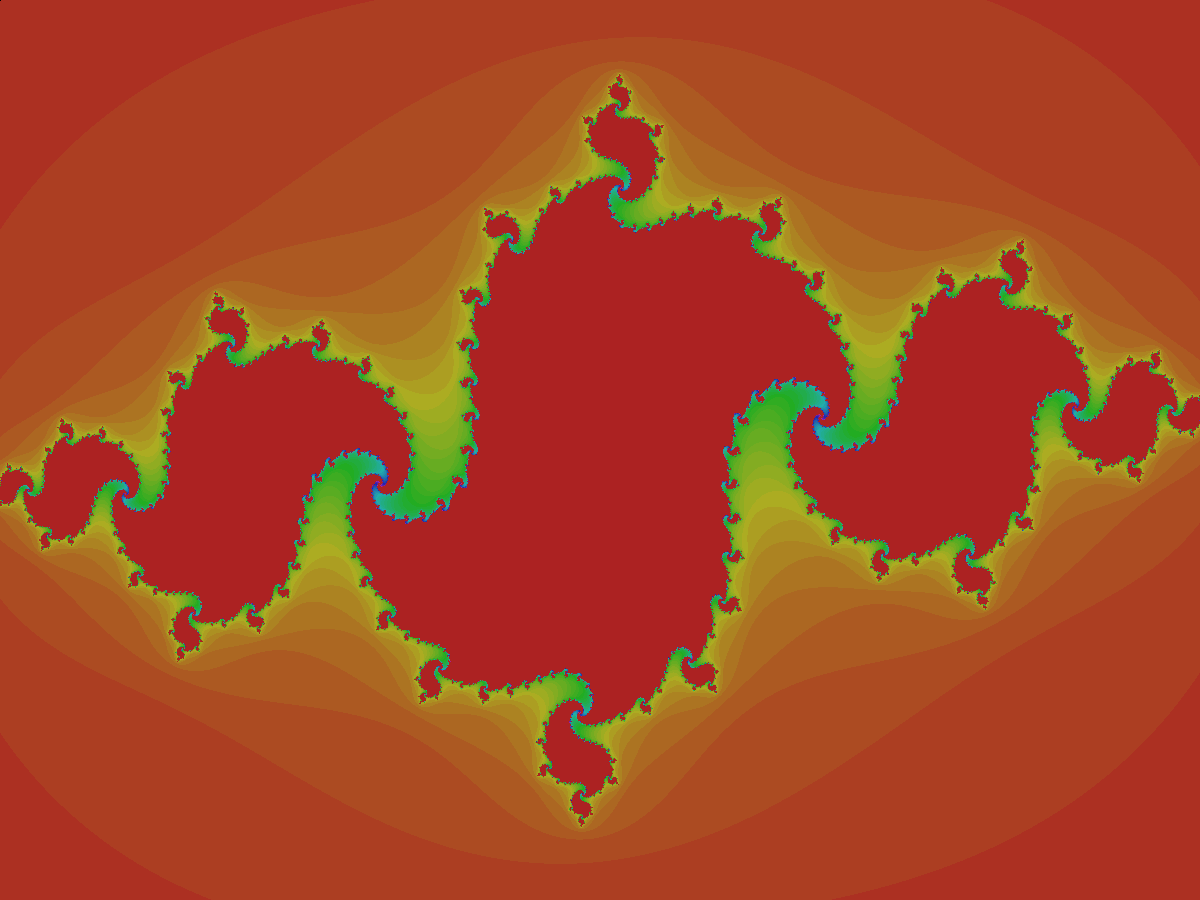
Frame 1 (no input)
Frame 60 (the mouse pressed at the canvas centre just before this capture): identical to frame 1, image omitted
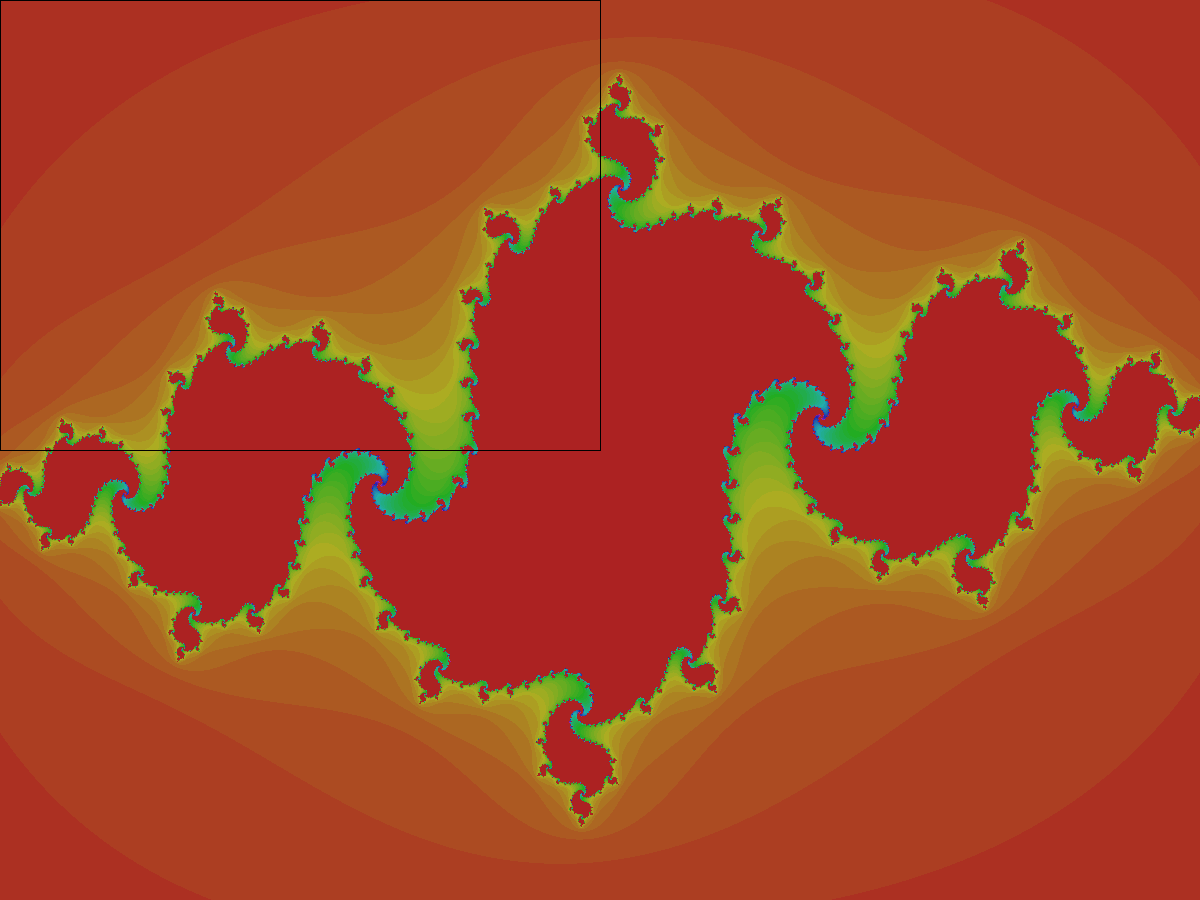
Frame 120 (the mouse held since frame 60 and released just before this capture)

The Processing sketch that drew these frames (run headless with seeded random() and noise(); from frame 60 on, the mouse is pressed at the canvas centre):

// Processing sketch: fractal001
// ── fractal001.pde
int k = 60;
Complex initC, initC2;
color[] colors;
JuliaFractal jf, jf2;
int mouseStartX, mouseStartY;
int mouseEndX, mouseEndY;
boolean bJuliaReady = false;
PGraphics pgJulia;
int mx = 1200;
int my = 900;

void setup()
{
  initC = new Complex(-0.85,0.156);
  //initC2 = new Complex(-1.485, 1.156);
  
  jf = new JuliaFractal(mx,my,-1.5,1.5,-1,1,initC);
  //jf2 = new JuliaFractal(mx/2,my,-1.5,1.5,-1,1,initC2);

  surface.setSize(mx,my);
  colors = new color[k+1];
  for(int i =0;i<=k;i++) {
    colors[i] = color(random(0,255),random(0,255),random(0,255));
  }
  colorMode(HSB, k, 100,100);
  smooth();
  rectMode(CORNERS);
  pgJulia = createGraphics(mx,my);
}

color getcolor(int seed) {
  return color(0, 0, seed*2);
}

void draw() {
  background(255);
  if (! bJuliaReady) {
      bJuliaReady = jf.draw(pgJulia);
  }
  image(pgJulia, 0, 0);
  noFill();
  rect(mouseStartX, mouseStartY, mouseEndX, mouseEndY);
}

void keyPressed() {
  if (key == 'r' || key == 'R') {
    jf.reset();
    bJuliaReady = false;
  }
}

void mousePressed() {
  // set the starting corner
  mouseStartX = mouseX; mouseStartY = mouseY;
}

void mouseDragged() {
  mouseEndX = mouseX; mouseEndY = mouseY;
}

void mouseReleased() {
  mouseEndX = mouseX; mouseEndY = mouseY;
  jf.setViewPort(mouseStartX, mouseEndX, mouseStartY, mouseEndY);
  bJuliaReady = false;
  print("\n mouse rect: x,y,x1,y1:" + mouseStartX + "," + mouseStartY + "," + mouseEndX + "," + mouseEndY);
  // reset
  mouseStartX = mouseStartY = mouseEndX = mouseEndY = 0;
}

class JuliaFractal {
  protected int width, height;
  protected float xs,xl,ys,yl;
  protected Complex initC;
  // original values for reset zoom
  protected Complex oInitC;
  protected float oxs,oxl,oys,oyl;
  
  
  public JuliaFractal(int wid, int hgt, float xmin, float xmax, float ymin, float ymax, Complex c) {
    width = wid; height = hgt; xs = xmin; xl = xmax; ys = ymin; yl = ymax; initC = c;
    oxs = xs; oxl = xl; oys = ys; oyl = yl;
    oInitC = initC;
    print("\n init viewport:" + xs + "," + ys + "," + xl + "," + yl);
  }
  
  public void reset() {
    xs = oxs; ys = oys; yl = oyl; xl = oxl;
    initC = oInitC;
    print("\n reset viewport:" + xs + "," + ys + "," + xl + "," + yl);
  }
  
  // set the new viewport, for zoom in
  public void setViewPort(int wxs, int wxm, int wys, int wym) {
    float xStep = (xl-xs)/width;
    float yStep = (yl-ys)/height;
    float nxs = xs + wxs * xStep;
    float nys = ys + wys * yStep;
    float nxm = xs + wxm * xStep;
    float nym = ys + wym * yStep;
    xs = nxs; ys = nys; xl = nxm; yl = nym;
    print("\n new viewport:" + xs + "," + ys + "," + xl + "," + yl);
  }
  public boolean draw(PGraphics pg) {
    if(pg != null) {
      pg.beginDraw();
      pg.background(0);
    }
    Complex z = new Complex();
    float xStep = (xl-xs)/width;
    float yStep = (yl-ys)/height;
    for(int i = 0; i< width; i++) {
      for(int j =0; j< height; j++) {
        z.r = xs + i*xStep;
        z.i = ys + j*yStep;
        int ik;
        for(ik = 0; ik < k; ik++) {
          if(z.length() > 2) break;
          else {
            z = z.multiply(z).add(initC);
          }
        }
        if (pg != null) { 
          pg.stroke(color(ik,80,95));
          pg.point(i,j);
        } else {
          stroke(color(ik,80,95));
          point(i,j);
        }
      }
    }
    if (pg != null) {
      pg.endDraw();
    }
    return true;
  }
}

class Complex {
  public float r;
  public float i;
  
  public Complex() {
    r = 0; i = 0;
  }
  
  public Complex(float real, float impl) {
    r = real; i = impl;
  }
  
  public Complex(Complex cp) {
    r = cp.r; i = cp.i;
  }
  
  public Complex multiply (Complex cm) {
    Complex c = new Complex();
    c.r = r * cm.r - i * cm.i;
    c.i = i * cm.r + r * cm.i;
    return c;
  }
  
  public Complex add(Complex ca) {
    Complex c = new Complex();
    c.r = r + ca.r;
    c.i = i + ca.i;
    return c;
  }

  public float length() {
    return sqrt(r*r + i*i);
  }
  
}
